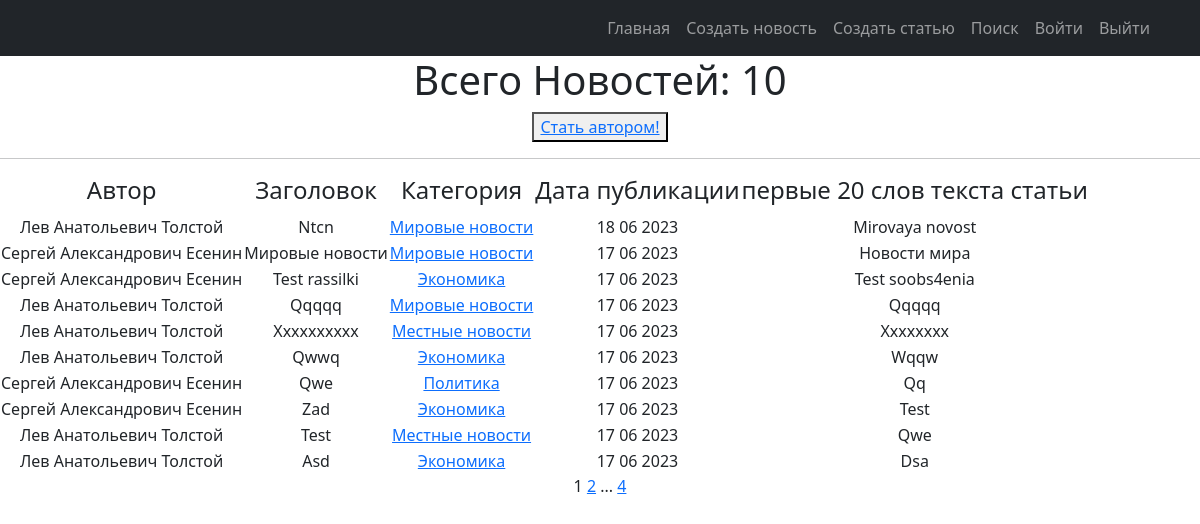
The app's page /, older data.
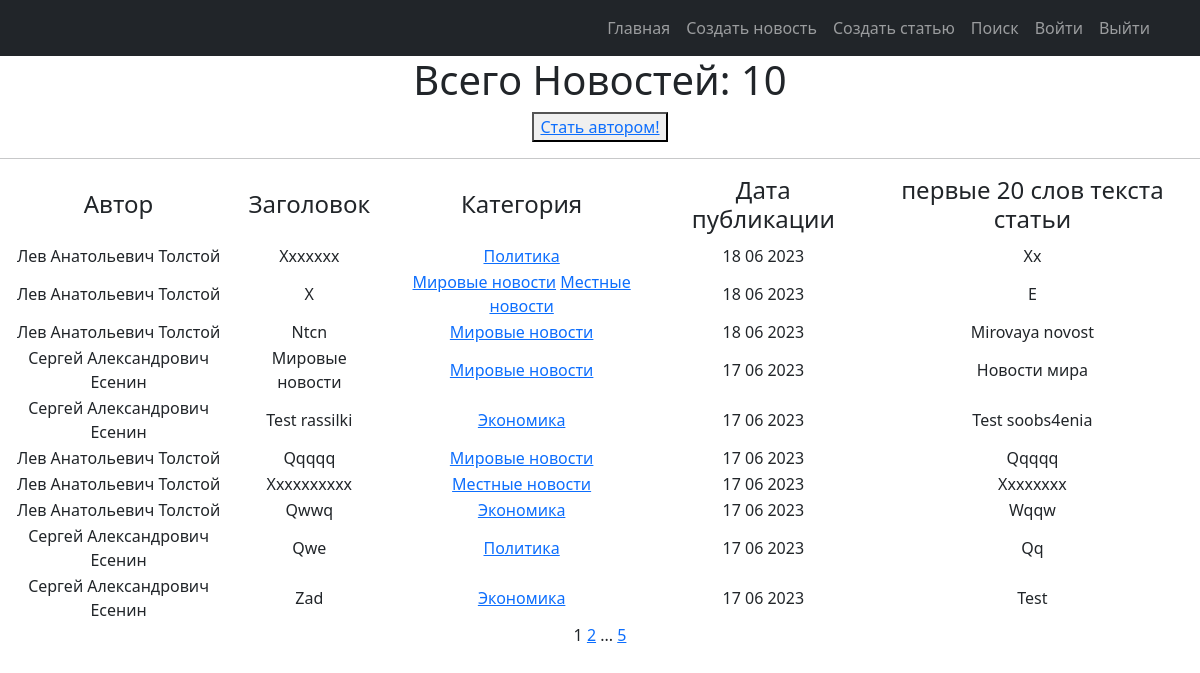
The same page, newer data.
### news/models.py (models this page shows, shortened)
class Post(models.Model):
    objects = None
    article = 'AR'
    news = 'NE'
    POST = [
        (news, 'Новость'),
        (article, 'Статья')
    ]
    title = models.TextField(max_length=50)
    author = models.ForeignKey(Author, on_delete=models.CASCADE)
    time_in_comment = models.DateTimeField(auto_now_add=True)  #default=django.utils.timezone.now
    choice_title = models.CharField(max_length=2, choices=POST)
    post_text = models.TextField(max_length=500)
    categories = models.ManyToManyField('Category', through='PostCategory')
    rating_post = models.IntegerField(default=0)

class Author(models.Model):
    user_author = models.OneToOneField(User, on_delete=models.CASCADE)
    user_rating = models.IntegerField(default=0)

class Category(models.Model):
    objects = None
    economy = 'EC'
    politician = 'PL'
    worldnews = 'WN'
    hostnews = 'HN'
    sport = 'SP'
    POSITION = [
        (economy, 'Экономика'),
        (politician, 'Политика'),
        (worldnews, 'Мировые новости'),
        (hostnews, 'Местные новости'),
        (sport, 'Спортивные новости')
    ]
    category = models.CharField(max_length=2, choices=POSITION, default='HN', unique=True)
    subscribers = models.ManyToManyField(User, blank=True, related_name='categories')
    def __str__(self):
        return self.get_category_display()

### news/views.py (the view)
# urls.py: path('', PostList.as_view(), name='post_list'),
class PostList(ListView):
    model = Post
    ordering = '-time_in_comment'
    template_name = 'news.html'
    context_object_name = 'all'
    paginate_by = 10
    def get_context_data(self, **kwargs):
        context = super().get_context_data(**kwargs)
        context['is_not_author'] = not self.request.user.groups.filter(name = 'author').exists()
        return context

### news/templatetags/censure.py (called while the page is built)
@register.filter()
def censor(word):
    def multiple_replace(texts, replace_value):
        for i, j in replace_value.items():
            texts = texts.lower().replace(i, j)
        return texts
    replace_values = {'модели': 'м*****',
                      'джигурда': 'д*******',
                      'однако': 'о*****',
                      'директор': 'д*******',
                      'повтор': 'п*****'
                      }
    word = multiple_replace(word, replace_values)
    return word.capitalize()

### news/templatetags/custom_tags.py (called while the page is built)
@register.simple_tag(takes_context=True)
def url_replace(context, **kwargs):
   d = context['request'].GET.copy()
   for k, v in kwargs.items():
       d[k] = v
   return d.urlencode()

### templates/news.html (shortened to what this page needs)
{% extends 'flatpages/default.html' %}
{% load custom_tags %}
{% block content %}
{% load censure %}
    <h1>Всего Новостей: {{ all.all |length }} </h1>
{% if is_not_author %}
<button> <a href="upgrade/"> Стать автором!</a> </button>
{% endif %}
    <hr>
    {% if all %}
        <table >
            <tr>
                <td><h4>Автор</h4></td>
                <td><h4>Заголовок</h4></td>
                <td><h4>Категория</h4></td>
                <td><h4>Дата публикации</h4></td>
                <td><h4>первые 20 слов текста статьи</h4></td>
            </tr>
            {% for news in all %}
            <tr>
                <td>{{ news.author.user_author.first_name }}</td>
                <td>{{ news.title | censor }}</td>
                <td>{% for category in news.categories.all %}
                       <a href="{% url 'category_list' category.id %}" >{{category}}</a>
                    {% endfor %}
                </td>
                <td>{{ news.time_in_comment |date:'j m Y'  }}
                </td>
                <td>{{ news.post_text |truncatewords:20 | censor }}</td>
            </tr>
            {% endfor %}
        </table>
    {% else %}
        <h2>Новостей нет!</h2>
    {% endif %}
   {{ page_obj.number }}
   {% if page_obj.has_next %}
       <a href="?{% url_replace page=page_obj.next_page_number %}">{{ page_obj.next_page_number }}</a>
       {% if paginator.num_pages != page_obj.next_page_number %}
           ...
           <a href="?{% url_replace page=page_obj.paginator.num_pages %}">{{ page_obj.paginator.num_pages }}</a>
       {% endif %}
   {% endif %}
{% endblock content %}

### templates/flatpages/default.html (shortened to what this page needs)
<!DOCTYPE html>
<html lang="en">
    <head>
        {% load static %}
        <link href="{% static 'css/styles.css' %}" rel="stylesheet" />
    </head>
    <body id="page-top">
        <nav class="navbar navbar-expand-lg navbar-dark bg-dark static-top">
            <div class="container">
                <div class="collapse navbar-collapse" id="navbarResponsive">
                    <ul class="navbar-nav ms-auto">
                        <li class="nav-item active">
                                <a class="nav-link" href="{% url 'post_list' %}">Главная
                            </a>
                        </li>
                        <li class="nav-item">
                            <a class="nav-link" href="/news/create/">Создать новость</a>
                        </li>
                         <li class="nav-item">
                            <a class="nav-link" href="/article/create/">Создать статью</a>
                        </li>
                        <li class="nav-item">
                            <a class="nav-link" href="/news/search/">Поиск</a>
                        </li>
                         <li class="nav-item">
                            <a class="nav-link" href="/accounts/login/">Войти</a>
                        </li>
                         <li class="nav-item">
                            <a class="nav-link" href="/logout/">Выйти</a>
                        </li>
                    </ul>
                </div>
            </div>
        </nav>
       <div class="row">
            <div class="container  text-center">
                <div class="col-lg-12 text-center">
                   {% block content %}{% endblock content %}
               </div>
            </div>
        </div>
    </body>
</html>

Row changes from the older to the newer data that the page shows:
no longer on this page (row unchanged): Post: author.user_author.first_name "Лев Анатольевич Толстой", title|censor "Test", time_in_comment "17 06 2023", post_text|censor "Qwe", Category (category "Местные новости")
no longer on this page (row unchanged): Post: author.user_author.first_name "Лев Анатольевич Толстой", title|censor "Asd", time_in_comment "17 06 2023", post_text|censor "Dsa", Category (category "Экономика")
added Post: author.user_author.first_name "Лев Анатольевич Толстой", title|censor "Xxxxxxx", time_in_comment "18 06 2023", post_text|censor "Xx", Category (category "Политика")
added Post: author.user_author.first_name "Лев Анатольевич Толстой", title|censor "X", time_in_comment "18 06 2023", post_text|censor "E", Category (category "Мировые новости"), Category (category "Местные новости")
Text that changed along with them:
{{ page_obj.paginator.num_pages }}: "4" → "5"
